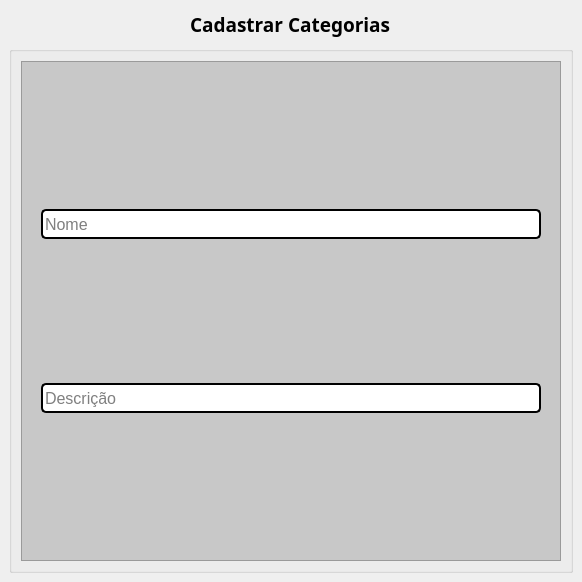
             <widget class="QWidget" name="categorias_cadastrar_page">
              <layout class="QVBoxLayout" name="verticalLayout_34">
               <property name="spacing">
                <number>6</number>
               </property>
               <property name="leftMargin">
                <number>9</number>
               </property>
               <property name="topMargin">
                <number>9</number>
               </property>
               <property name="rightMargin">
                <number>9</number>
               </property>
               <property name="bottomMargin">
                <number>9</number>
               </property>
               <item alignment="Qt::AlignHCenter">
                <widget class="QLabel" name="label_34">
                 <property name="minimumSize">
                  <size>
                   <width>111</width>
                   <height>31</height>
                  </size>
                 </property>
                 <property name="maximumSize">
                  <size>
                   <width>270</width>
                   <height>31</height>
                  </size>
                 </property>
                 <property name="font">
                  <font>
                   <family>Arial Black</family>
                   <pointsize>14</pointsize>
                   <weight>75</weight>
                   <bold>true</bold>
                  </font>
                 </property>
                 <property name="text">
                  <string>Cadastrar Categorias</string>
                 </property>
                </widget>
               </item>
               <item>
                <widget class="QGroupBox" name="groupBox_28">
                 <property name="minimumSize">
                  <size>
                   <width>0</width>
                   <height>0</height>
                  </size>
                 </property>
                 <property name="maximumSize">
                  <size>
                   <width>15000</width>
                   <height>15000</height>
                  </size>
                 </property>
                 <property name="title">
                  <string/>
                 </property>
                 <layout class="QGridLayout" name="gridLayout_60">
                  <item row="0" column="0" alignment="Qt::AlignHCenter">
                   <widget class="QFrame" name="frame_37">
                    <property name="minimumSize">
                     <size>
                      <width>540</width>
                      <height>500</height>
                     </size>
                    </property>
                    <property name="maximumSize">
                     <size>
                      <width>540</width>
                      <height>100000</height>
                     </size>
                    </property>
                    <property name="styleSheet">
                     <string notr="true">background-color: rgb(200, 200, 200);</string>
                    </property>
                    <property name="frameShape">
                     <enum>QFrame::StyledPanel</enum>
                    </property>
                    <property name="frameShadow">
                     <enum>QFrame::Raised</enum>
                    </property>
                    <layout class="QGridLayout" name="gridLayout_61">
                     <item row="0" column="0">
                      <widget class="QLineEdit" name="categorias_c_nome_txt">
                       <property name="minimumSize">
                        <size>
                         <width>500</width>
                         <height>30</height>
                        </size>
                       </property>
                       <property name="maximumSize">
                        <size>
                         <width>500</width>
                         <height>16777215</height>
                        </size>
                       </property>
                       <property name="font">
                        <font>
                         <family>Arial</family>
                         <pointsize>12</pointsize>
                        </font>
                       </property>
                       <property name="styleSheet">
                        <string notr="true">color: rgb(0, 0, 0);
border-color: rgb(0, 0, 0);
background-color: rgb(255, 255, 255);
border-style: solid;
border-width: 2px;
border-radius: 5px;</string>
                       </property>
                       <property name="placeholderText">
                        <string>Nome</string>
                       </property>
                      </widget>
                     </item>
                     <item row="1" column="0">
                      <widget class="QLineEdit" name="categorias_c_descricao_txt">
                       <property name="minimumSize">
                        <size>
                         <width>500</width>
                         <height>30</height>
                        </size>
                       </property>
                       <property name="maximumSize">
                        <size>
                         <width>500</width>
                         <height>16777215</height>
                        </size>
                       </property>
                       <property name="font">
                        <font>
                         <family>Arial</family>
                         <pointsize>12</pointsize>
                        </font>
                       </property>
                       <property name="styleSheet">
                        <string notr="true">color: rgb(0, 0, 0);
border-color: rgb(0, 0, 0);
background-color: rgb(255, 255, 255);
border-style: solid;
border-width: 2px;
border-radius: 5px;</string>
                       </property>
                       <property name="placeholderText">
                        <string>Descrição</string>
                       </property>
                      </widget>
                     </item>
                    </layout>
                   </widget>
                  </item>
                 </layout>
                </widget>
               </item>
              </layout>
             </widget>
